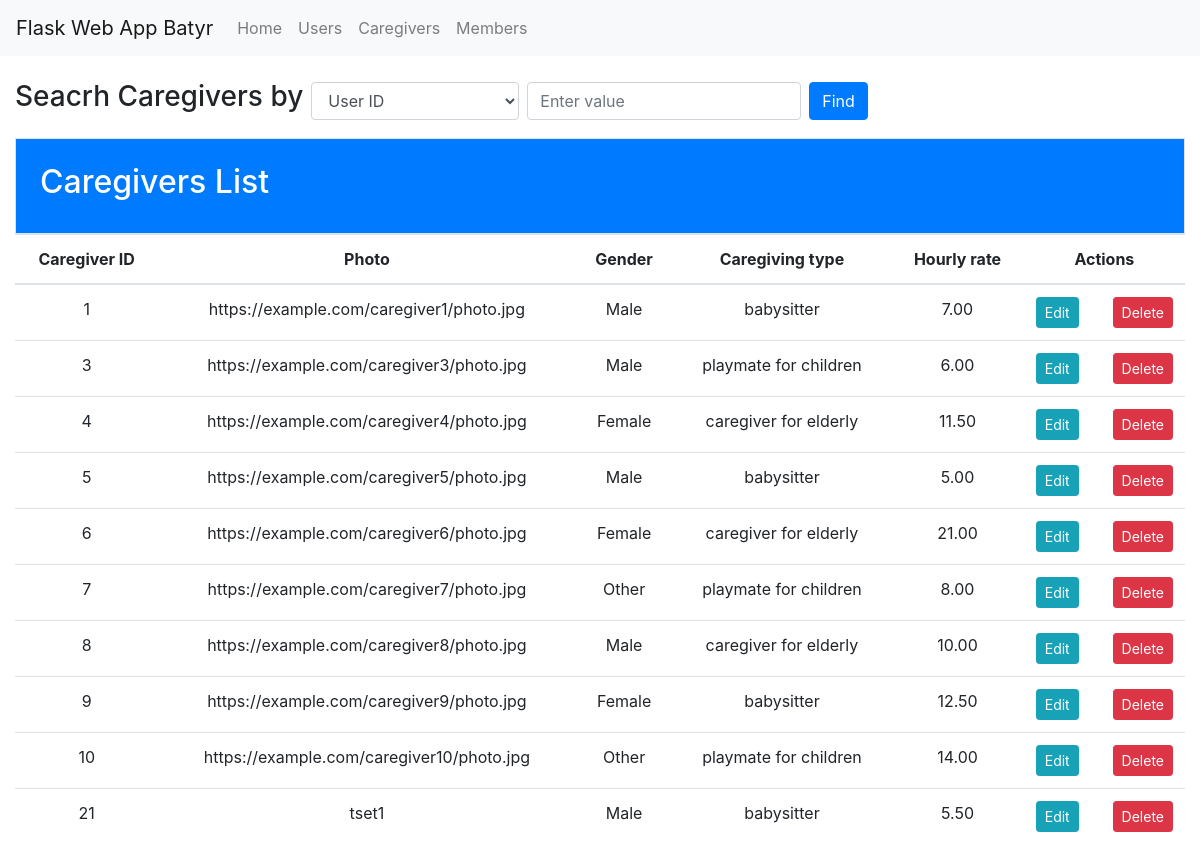
The page /caregivers on the database as committed earlier.
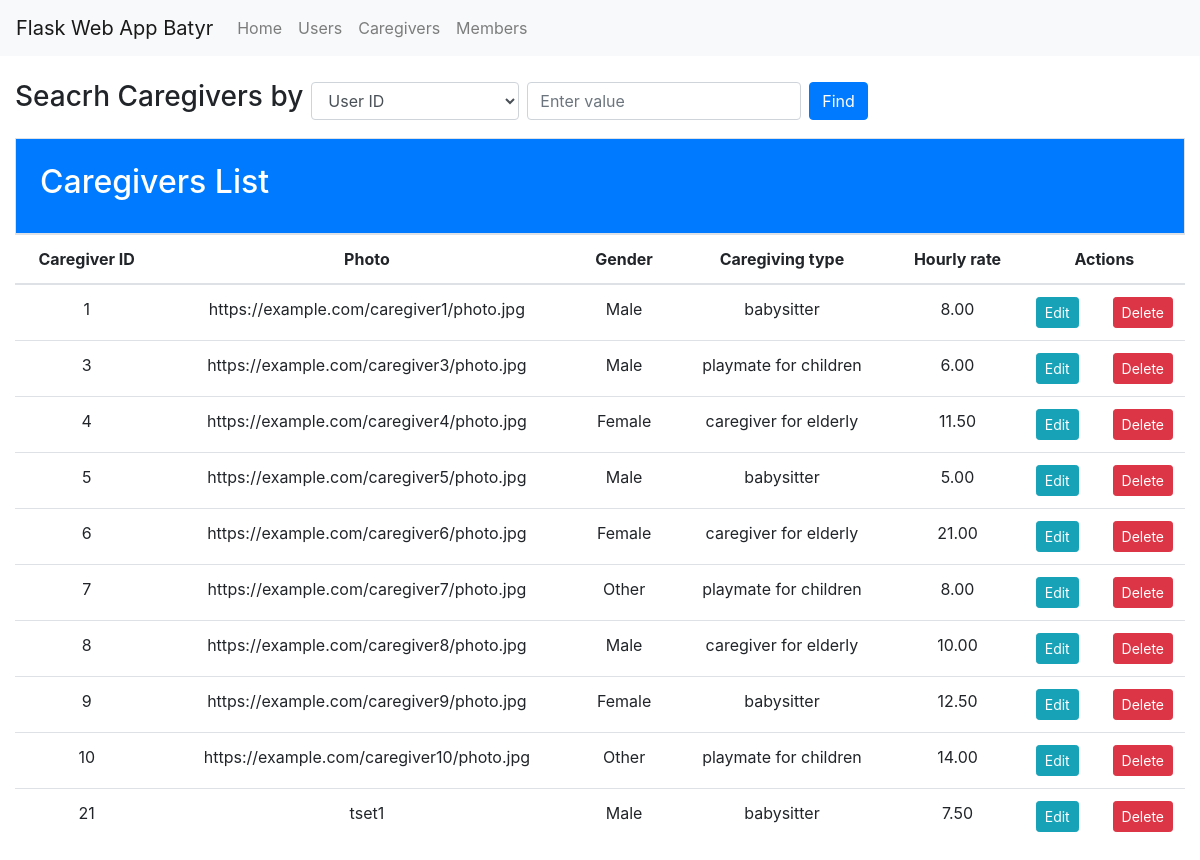
The same page on the database as committed later.
### flaskApp/models.py (models this page shows)
class Caregiver(db.Model):
    __tablename__ = 'caregiver'
    caregiver_user_id = db.Column(db.Integer, db.ForeignKey('users.user_id', ondelete='CASCADE'), primary_key=True)
    photo = db.Column(db.String(255) , nullable=False)
    gender = db.Column(db.String(50) , nullable=False)
    caregiving_type = db.Column(db.String(50), nullable=False)
    hourly_rate = db.Column(db.DECIMAL(10, 2), nullable=False)
    user = relationship("User", back_populates="caregiver")

### flaskApp/views.py (the view)
@app.route('/caregivers')
def caregiver_list():
    caregivers = Caregiver.query.all()
    form = CaregiverForm()
    return render_template('Caregiver/caregiver.html', caregivers=caregivers, form=form)

### flaskApp/forms.py
class CaregiverForm(FlaskForm):
    photo = StringField('Photo URL', validators=[DataRequired()])
    gender = SelectField('Gender', choices=[(gender.value, gender.value) for gender in GENDER],  validators=[DataRequired()])
    caregiving_type = SelectField('Caregiving Type', choices=[(care_type.value, care_type.value) for care_type in CARE_TYPE],  validators=[DataRequired()] )
    hourly_rate = DecimalField('Hourly Rate', validators=[DataRequired()])

### flaskApp/templates/Caregiver/caregiver.html (shortened to what this page needs)
{% extends 'base.html' %} {% block title %}Caregivers Table{% endblock %} {% block
content %}
<div class="mb-3">
  <form class="form-inline" method="GET" action="/search_caregivers">
    <div class="form-group mr-2">
      <label for="attribute" ><h3>Seacrh Caregivers by</h3> </label>
    </div>
    <div class="form-group mr-2">
      <select class="form-control" name="attribute">
        <option value="caregiver_user_id">User ID</option>
      </select>
    </div>
    <div class="form-group mr-2">
      <input type="text" class="form-control" name="value" placeholder="Enter value">
    </div>
    <button type="submit" class="btn btn-primary">Find</button>
  </form>
</div>
<div class="h-200 p-4 text-white bg-primary border rounded-3">
  <h2>
    Caregivers List
  </h2>
</div>
<div class="table-responsive">
  <table class="table table-hover table-white" id="#caregiverTable">
    <thead>
      <tr class="text-center" >
        <th scope="col" >Caregiver ID</th>
        <th scope="col" style=" vertical-align: middle;">Photo</th>
        <th scope="col" >Gender</th>
        <th scope="col" style=" vertical-align: middle;">Caregiving type</th>
        <th scope="col" style=" vertical-align: middle;">Hourly rate</th>
        <th scope="col" style=" vertical-align: middle;">Actions</th>
      </tr>
    </thead>
    <tbody>
      {% for caregiver in caregivers %}
      <tr class="text-center">
        <td>{{caregiver.caregiver_user_id }}</td>
        <td>{{caregiver.photo}}</td>
        <td>{{caregiver.gender}}</td>
        <td>{{caregiver.caregiving_type}}</td>
        <td>{{caregiver.hourly_rate}}</td>
        <td>
          <div class="d-flex justify-content-between">
            <a href="/edit_caregiver/{{caregiver.caregiver_user_id}}" class="btn btn-sm btn-info mr-2"
              data-toggle="modal" data-target="#editCaregiverModal{{caregiver.caregiver_user_id}}">Edit</a>
            <a href="/delete_caregiver/{{caregiver.caregiver_user_id}}" class="btn btn-sm btn-danger"
              onclick="return confirm('Are you sure?')">Delete</a>
          </div>
        </td>
      </tr>
      {% endfor %}
    </tbody>
  </table>
</div>
{% endblock %}

Rows that differ between the two databases and show on the page:
changed Caregiver "https://example.com/caregiver1/photo.jpg": hourly_rate "7.00" → "8.00"
changed Caregiver "tset1": hourly_rate "5.50" → "7.50"
